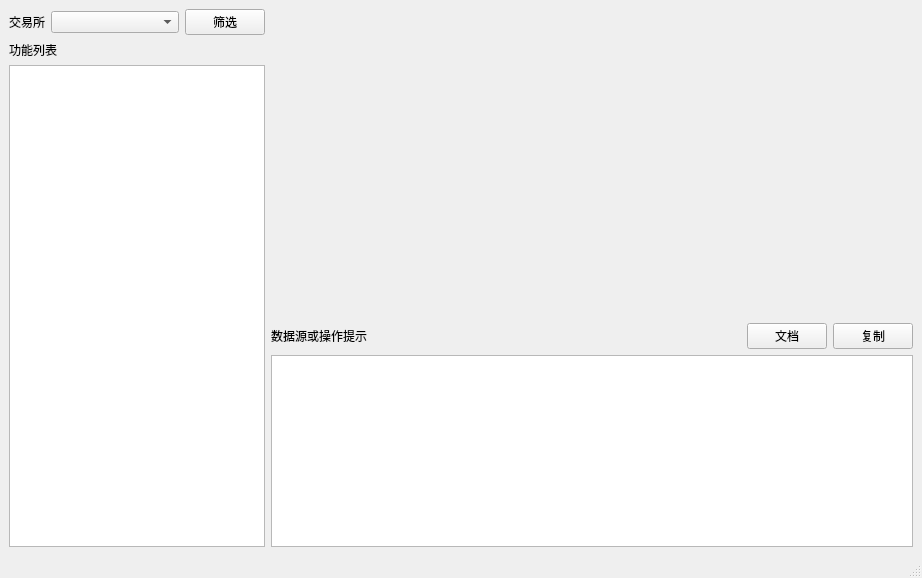
<?xml version="1.0" encoding="UTF-8"?>
<ui version="4.0">
 <class>MainWindow</class>
 <widget class="QMainWindow" name="MainWindow">
  <property name="geometry">
   <rect>
    <x>0</x>
    <y>0</y>
    <width>922</width>
    <height>578</height>
   </rect>
  </property>
  <property name="windowTitle">
   <string>CCTX-Helper</string>
  </property>
  <widget class="QWidget" name="centralwidget">
   <layout class="QVBoxLayout" name="verticalLayout_6">
    <item>
     <layout class="QHBoxLayout" name="horizontalLayout_3">
      <item>
       <layout class="QVBoxLayout" name="verticalLayout_5">
        <item>
         <layout class="QHBoxLayout" name="horizontalLayout">
          <item>
           <widget class="QLabel" name="label">
            <property name="sizePolicy">
             <sizepolicy hsizetype="Fixed" vsizetype="Fixed">
              <horstretch>0</horstretch>
              <verstretch>0</verstretch>
             </sizepolicy>
            </property>
            <property name="text">
             <string>交易所</string>
            </property>
           </widget>
          </item>
          <item>
           <widget class="QComboBox" name="comboBox">
            <property name="sizePolicy">
             <sizepolicy hsizetype="Preferred" vsizetype="Fixed">
              <horstretch>0</horstretch>
              <verstretch>0</verstretch>
             </sizepolicy>
            </property>
           </widget>
          </item>
          <item>
           <widget class="QPushButton" name="btn_sel_exchange">
            <property name="sizePolicy">
             <sizepolicy hsizetype="Fixed" vsizetype="Fixed">
              <horstretch>0</horstretch>
              <verstretch>0</verstretch>
             </sizepolicy>
            </property>
            <property name="text">
             <string>筛选</string>
            </property>
           </widget>
          </item>
         </layout>
        </item>
        <item>
         <widget class="QLabel" name="label_2">
          <property name="text">
           <string>功能列表</string>
          </property>
         </widget>
        </item>
        <item>
         <widget class="QListWidget" name="listWidget">
          <property name="sizePolicy">
           <sizepolicy hsizetype="Fixed" vsizetype="Expanding">
            <horstretch>0</horstretch>
            <verstretch>0</verstretch>
           </sizepolicy>
          </property>
         </widget>
        </item>
       </layout>
      </item>
      <item>
       <layout class="QVBoxLayout" name="verticalLayout_3">
        <item>
         <widget class="QLabel" name="lbPluginName">
          <property name="font">
           <font>
            <pointsize>14</pointsize>
           </font>
          </property>
          <property name="text">
           <string/>
          </property>
          <property name="scaledContents">
           <bool>false</bool>
          </property>
         </widget>
        </item>
        <item>
         <widget class="QLabel" name="lbPluginInfo">
          <property name="text">
           <string/>
          </property>
          <property name="wordWrap">
           <bool>true</bool>
          </property>
         </widget>
        </item>
        <item>
         <layout class="QVBoxLayout" name="layout_main"/>
        </item>
        <item>
         <layout class="QHBoxLayout" name="horizontalLayout_2">
          <property name="sizeConstraint">
           <enum>QLayout::SetFixedSize</enum>
          </property>
          <item>
           <widget class="QLabel" name="label_3">
            <property name="sizePolicy">
             <sizepolicy hsizetype="Preferred" vsizetype="Fixed">
              <horstretch>0</horstretch>
              <verstretch>0</verstretch>
             </sizepolicy>
            </property>
            <property name="text">
             <string>数据源或操作提示</string>
            </property>
           </widget>
          </item>
          <item>
           <widget class="QPushButton" name="btn_helper">
            <property name="sizePolicy">
             <sizepolicy hsizetype="Fixed" vsizetype="Fixed">
              <horstretch>0</horstretch>
              <verstretch>0</verstretch>
             </sizepolicy>
            </property>
            <property name="text">
             <string>文档</string>
            </property>
           </widget>
          </item>
          <item>
           <widget class="QPushButton" name="btn_copy">
            <property name="sizePolicy">
             <sizepolicy hsizetype="Fixed" vsizetype="Fixed">
              <horstretch>0</horstretch>
              <verstretch>0</verstretch>
             </sizepolicy>
            </property>
            <property name="text">
             <string>复制</string>
            </property>
           </widget>
          </item>
         </layout>
        </item>
        <item>
         <layout class="QVBoxLayout" name="verticalLayout">
          <item>
           <widget class="QTextBrowser" name="textBrowser">
            <property name="sizePolicy">
             <sizepolicy hsizetype="Expanding" vsizetype="Preferred">
              <horstretch>0</horstretch>
              <verstretch>0</verstretch>
             </sizepolicy>
            </property>
           </widget>
          </item>
         </layout>
        </item>
       </layout>
      </item>
     </layout>
    </item>
   </layout>
  </widget>
  <widget class="QStatusBar" name="statusbar"/>
  <action name="action_configs">
   <property name="text">
    <string>系统配置</string>
   </property>
  </action>
  <action name="action">
   <property name="text">
    <string>设置代理</string>
   </property>
  </action>
 </widget>
 <resources/>
 <connections/>
</ui>
